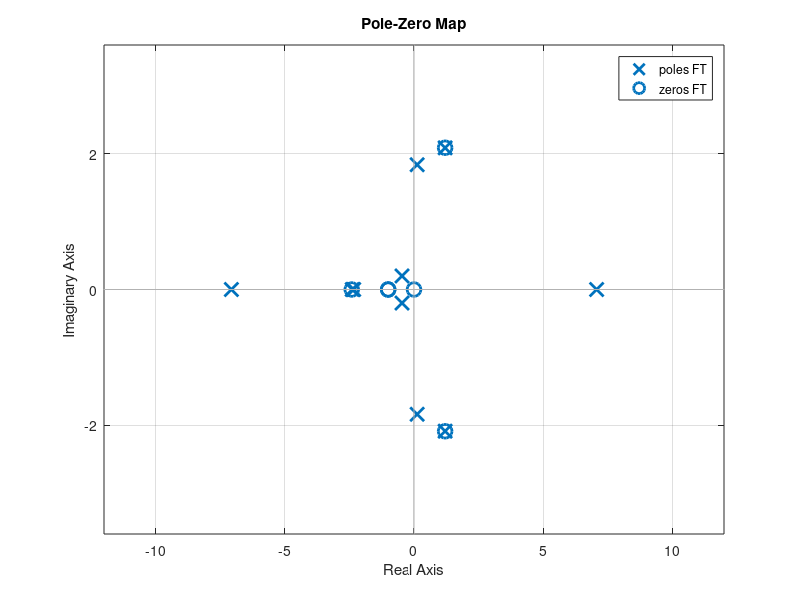
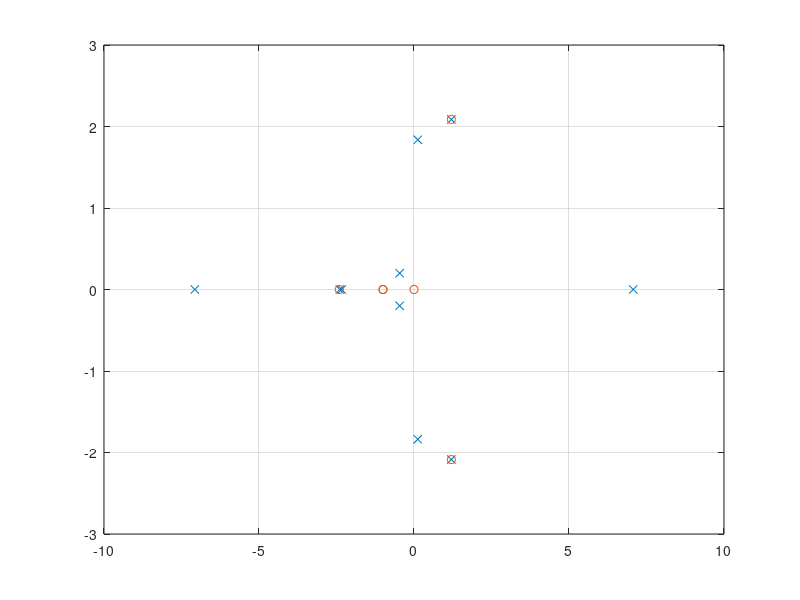

Here is the MATLAB script that generated these plots, in order: (Note: this script raises an error after producing the figures.)
%% questao 1
sys1 = tf([0 1],[1 1]);
sys2 = tf([0 1 0],[1 0 2]);
sys3 = tf([0 4 2],[1 2 1]);
sys4 = tf([0 1 0 2],[1 0 0 14]);
sys5 = tf([0 0 1],[1 0 0]);
sys6 = 50;
sys7 = 4;
sysfeed1 = feedback(series(sys1,sys2),sys3);
sysfeed2 = feedback(sys5,sys6,+1);
sysfeed3 = feedback(series(sysfeed1,sysfeed2),sys4);
FT = series(sys7,sysfeed3);
pzmap(FT);
figure
polos = pole(FT);
zeros = zero(FT);
plot(real(polos),imag(polos), 'x');
hold on
plot(real(zeros),imag(zeros), 'o');
grid on
%% Questao 2
 i = 1;
for k  = 0.01:0.01:10   
  
  %para T(s)=0 e R(s)=1/s
    sys1(i) = tf([0 0 k],[1 20 20]);
    sysfeed1(i) = feedback(sys1(i),1);
     %para T(s)=1/s e R(s)=0
    sys2 = tf([0 0 1],[1 20 20]);
    sysfeed2(i) = feedback(sys2,-k,+1);
    %resposta em regime permanene 
    DC1(i) = dcgain(sysfeed1(i));
    DC2(i) = dcgain(sysfeed2(i));
    if DC1(i)==DC2(i)
        display(k)
    end 
    i = i+1;
 
   
end
 k  = 0.01:0.01:10;
%plot dos regimes permanentes de acordo com k
plot(k,DC1);
figure
plot(k,DC1);
hold on 
plot(k,DC2);
%% questao 3
syms s C2 R2 C1 R1
z2 = ((1/(s*C2))^-1+(R2)^-1)^-1;
z1 = R1+(1)/(s*C1);    
FT(C2,R2,C1,R1) = -z2/z1;
FT2 = simplify(FT(0.1e-3,10e3,0.5e-3,1e3));
FT= simplify(FT);
[num,den] = numden(FT2);
[A,B,C,D] = tf2ss([0 -10 0],[1 3 2]);
t = 0:0.01:10; 
u=heaviside(t);
lsim(A,B,C,D,u,t);
legend('funcao degrau');
figure
lsim(A,B,C,D,t,t);
legend('funcao rampa');
%% questao 4